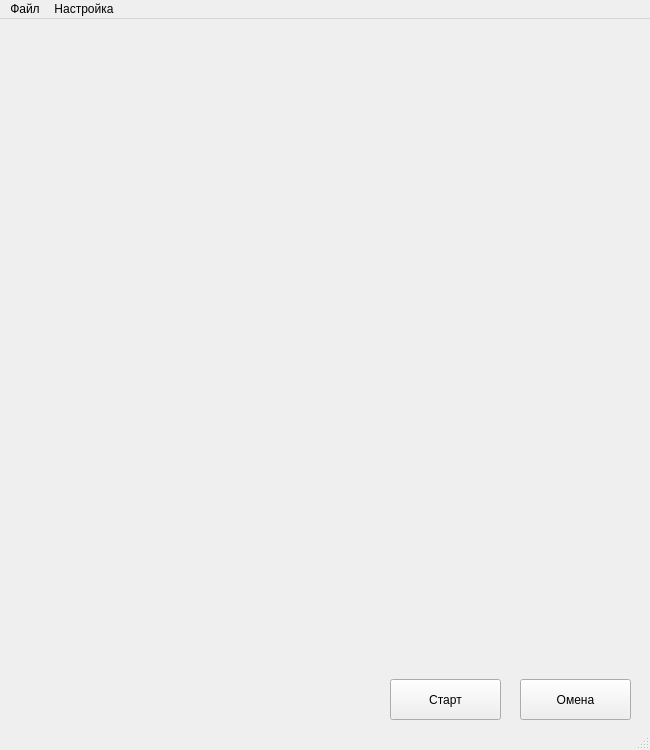
<?xml version="1.0" encoding="UTF-8"?>
<ui version="4.0">
 <class>MainWindow</class>
 <widget class="QMainWindow" name="MainWindow">
  <property name="geometry">
   <rect>
    <x>0</x>
    <y>0</y>
    <width>650</width>
    <height>750</height>
   </rect>
  </property>
  <property name="windowTitle">
   <string>Push Swap</string>
  </property>
  <property name="styleSheet">
   <string notr="true"/>
  </property>
  <widget class="QWidget" name="centralwidget">
   <widget class="QPushButton" name="pushButton">
    <property name="geometry">
     <rect>
      <x>390</x>
      <y>660</y>
      <width>111</width>
      <height>41</height>
     </rect>
    </property>
    <property name="text">
     <string>Старт</string>
    </property>
   </widget>
   <widget class="QPushButton" name="pushButton_2">
    <property name="geometry">
     <rect>
      <x>520</x>
      <y>660</y>
      <width>111</width>
      <height>41</height>
     </rect>
    </property>
    <property name="text">
     <string>Омена</string>
    </property>
   </widget>
  </widget>
  <widget class="QMenuBar" name="menubar">
   <property name="geometry">
    <rect>
     <x>0</x>
     <y>0</y>
     <width>650</width>
     <height>22</height>
    </rect>
   </property>
   <widget class="QMenu" name="menu">
    <property name="title">
     <string>Файл</string>
    </property>
    <addaction name="action"/>
    <addaction name="action_2"/>
    <addaction name="action_3"/>
   </widget>
   <widget class="QMenu" name="menu_2">
    <property name="title">
     <string>Настройка</string>
    </property>
    <addaction name="action_4"/>
   </widget>
   <addaction name="menu"/>
   <addaction name="menu_2"/>
  </widget>
  <widget class="QStatusBar" name="statusbar"/>
  <action name="action">
   <property name="text">
    <string>Открыть</string>
   </property>
  </action>
  <action name="action_2">
   <property name="text">
    <string>Сохранить</string>
   </property>
  </action>
  <action name="action_3">
   <property name="text">
    <string>Сохранить как...</string>
   </property>
  </action>
  <action name="action_4">
   <property name="text">
    <string>Параметры</string>
   </property>
  </action>
 </widget>
 <resources/>
 <connections/>
</ui>
